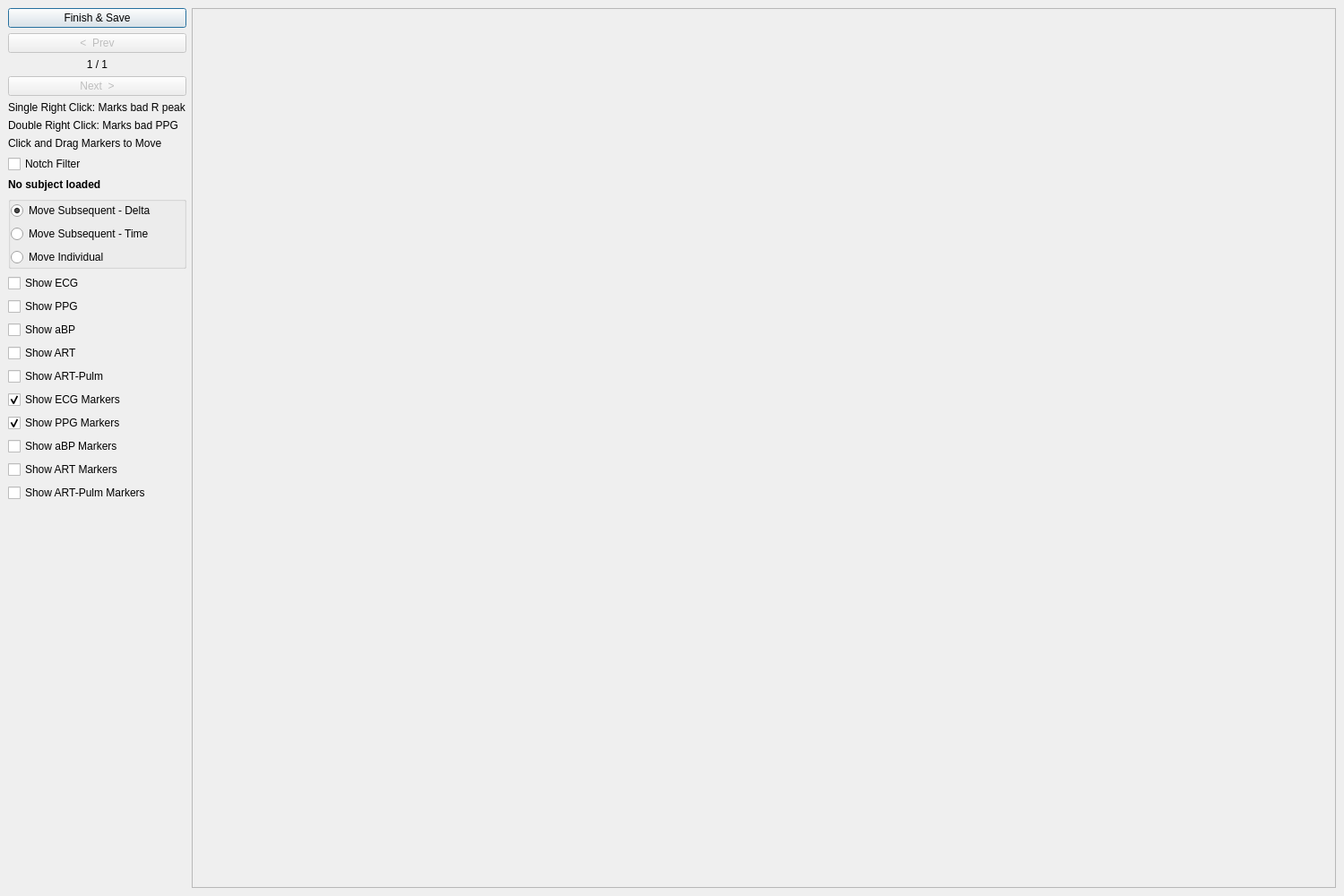
<?xml version="1.0" encoding="UTF-8"?>
<ui version="4.0">
 <class>TemplateViewerWindow</class>
 <widget class="QMainWindow" name="TemplateViewerWindow">
  <property name="geometry">
   <rect>
    <x>0</x>
    <y>0</y>
    <width>1500</width>
    <height>1000</height>
   </rect>
  </property>
  <property name="windowTitle">
   <string>Template Marking Viewer</string>
  </property>
  <widget class="QWidget" name="centralwidget">
   <layout class="QHBoxLayout" name="horizontalLayout" stretch="0,1">
    <item>
     <layout class="QVBoxLayout" name="verticalLayout_2">
      <item>
       <widget class="QPushButton" name="finishButton">
        <property name="maximumSize">
         <size>
          <width>500</width>
          <height>16777215</height>
         </size>
        </property>
        <property name="text">
         <string>Finish &amp;&amp; Save</string>
        </property>
        <property name="shortcut">
         <string>Return</string>
        </property>
        <property name="default">
         <bool>true</bool>
        </property>
       </widget>
      </item>
      <item>
       <layout class="QHBoxLayout" name="horizontalLayout_8">
        <item>
         <widget class="QPushButton" name="prevButton">
          <property name="enabled">
           <bool>false</bool>
          </property>
          <property name="minimumSize">
           <size>
            <width>80</width>
            <height>0</height>
           </size>
          </property>
          <property name="text">
           <string>&lt;  Prev</string>
          </property>
          <property name="shortcut">
           <string>Left</string>
          </property>
         </widget>
        </item>
       </layout>
      </item>
      <item>
       <widget class="QLabel" name="pageLabel">
        <property name="minimumSize">
         <size>
          <width>80</width>
          <height>0</height>
         </size>
        </property>
        <property name="text">
         <string>1 / 1</string>
        </property>
        <property name="alignment">
         <set>Qt::AlignmentFlag::AlignCenter</set>
        </property>
       </widget>
      </item>
      <item>
       <widget class="QPushButton" name="nextButton">
        <property name="enabled">
         <bool>false</bool>
        </property>
        <property name="minimumSize">
         <size>
          <width>80</width>
          <height>0</height>
         </size>
        </property>
        <property name="text">
         <string>Next  &gt;</string>
        </property>
        <property name="shortcut">
         <string>Right</string>
        </property>
       </widget>
      </item>
      <item>
       <widget class="QLabel" name="instructionsLabel">
        <property name="text">
         <string>Single Right Click: Marks bad R peak</string>
        </property>
       </widget>
      </item>
      <item>
       <widget class="QLabel" name="label">
        <property name="text">
         <string>Double Right Click: Marks bad PPG</string>
        </property>
       </widget>
      </item>
      <item>
       <widget class="QLabel" name="label_2">
        <property name="text">
         <string>Click and Drag Markers to Move</string>
        </property>
       </widget>
      </item>
      <item>
       <widget class="QCheckBox" name="notch_filter">
        <property name="text">
         <string>Notch Filter</string>
        </property>
       </widget>
      </item>
      <item>
       <widget class="QLabel" name="subjectLabel">
        <property name="maximumSize">
         <size>
          <width>135</width>
          <height>16777215</height>
         </size>
        </property>
        <property name="font">
         <font>
          <bold>true</bold>
         </font>
        </property>
        <property name="text">
         <string>No subject loaded</string>
        </property>
        <property name="wordWrap">
         <bool>true</bool>
        </property>
       </widget>
      </item>
      <item>
       <widget class="QGroupBox" name="groupBox">
        <property name="title">
         <string/>
        </property>
        <layout class="QVBoxLayout" name="verticalLayout">
         <property name="leftMargin">
          <number>0</number>
         </property>
         <property name="topMargin">
          <number>0</number>
         </property>
         <property name="rightMargin">
          <number>0</number>
         </property>
         <property name="bottomMargin">
          <number>0</number>
         </property>
         <item>
          <widget class="QRadioButton" name="move_subsequent_delta">
           <property name="text">
            <string>Move Subsequent - Delta</string>
           </property>
           <property name="checked">
            <bool>true</bool>
           </property>
           <attribute name="buttonGroup">
            <string notr="true">buttonGroup</string>
           </attribute>
          </widget>
         </item>
         <item>
          <widget class="QRadioButton" name="move_subsequent_raw">
           <property name="text">
            <string>Move Subsequent - Time</string>
           </property>
          </widget>
         </item>
         <item>
          <widget class="QRadioButton" name="move_individual">
           <property name="text">
            <string>Move Individual</string>
           </property>
           <attribute name="buttonGroup">
            <string notr="true">buttonGroup</string>
           </attribute>
          </widget>
         </item>
        </layout>
       </widget>
      </item>
      <item>
       <widget class="QCheckBox" name="show_ecg">
        <property name="text">
         <string>Show ECG</string>
        </property>
       </widget>
      </item>
      <item>
       <widget class="QCheckBox" name="show_ppg">
        <property name="text">
         <string>Show PPG</string>
        </property>
       </widget>
      </item>
      <item>
       <widget class="QCheckBox" name="show_abp">
        <property name="text">
         <string>Show aBP</string>
        </property>
       </widget>
      </item>
      <item>
       <widget class="QCheckBox" name="show_art">
        <property name="text">
         <string>Show ART</string>
        </property>
       </widget>
      </item>
      <item>
       <widget class="QCheckBox" name="show_art_pulm">
        <property name="text">
         <string>Show ART-Pulm</string>
        </property>
       </widget>
      </item>
      <item>
       <widget class="QCheckBox" name="show_ecg_markers">
        <property name="enabled">
         <bool>true</bool>
        </property>
        <property name="text">
         <string>Show ECG Markers</string>
        </property>
        <property name="checked">
         <bool>true</bool>
        </property>
       </widget>
      </item>
      <item>
       <widget class="QCheckBox" name="show_ppg_markers">
        <property name="text">
         <string>Show PPG Markers</string>
        </property>
        <property name="checked">
         <bool>true</bool>
        </property>
       </widget>
      </item>
      <item>
       <widget class="QCheckBox" name="show_abp_markers">
        <property name="text">
         <string>Show aBP Markers</string>
        </property>
       </widget>
      </item>
      <item>
       <widget class="QCheckBox" name="show_art_markers">
        <property name="text">
         <string>Show ART Markers</string>
        </property>
       </widget>
      </item>
      <item>
       <widget class="QCheckBox" name="show_art_pulm_markers">
        <property name="text">
         <string>Show ART-Pulm Markers</string>
        </property>
       </widget>
      </item>
      <item>
       <spacer name="verticalSpacer">
        <property name="orientation">
         <enum>Qt::Orientation::Vertical</enum>
        </property>
        <property name="sizeHint" stdset="0">
         <size>
          <width>20</width>
          <height>40</height>
         </size>
        </property>
       </spacer>
      </item>
     </layout>
    </item>
    <item>
     <widget class="QScrollArea" name="scrollArea">
      <property name="widgetResizable">
       <bool>true</bool>
      </property>
      <widget class="QWidget" name="scrollContents">
       <property name="geometry">
        <rect>
         <x>0</x>
         <y>0</y>
         <width>1281</width>
         <height>980</height>
        </rect>
       </property>
       <property name="sizePolicy">
        <sizepolicy hsizetype="Expanding" vsizetype="Expanding">
         <horstretch>0</horstretch>
         <verstretch>0</verstretch>
        </sizepolicy>
       </property>
       <layout class="QGridLayout" name="plotGrid">
        <property name="leftMargin">
         <number>0</number>
        </property>
        <property name="topMargin">
         <number>0</number>
        </property>
        <property name="rightMargin">
         <number>0</number>
        </property>
        <property name="bottomMargin">
         <number>0</number>
        </property>
        <property name="spacing">
         <number>2</number>
        </property>
       </layout>
      </widget>
     </widget>
    </item>
   </layout>
  </widget>
  <action name="actionMoveSubsequent">
   <property name="checkable">
    <bool>true</bool>
   </property>
   <property name="checked">
    <bool>true</bool>
   </property>
   <property name="text">
    <string>Move Subsequent Dicrotic</string>
   </property>
  </action>
 </widget>
 <resources/>
 <connections>
  <connection>
   <sender>finishButton</sender>
   <signal>clicked()</signal>
   <receiver>TemplateViewerWindow</receiver>
   <slot>save_bin_and_csv()</slot>
   <hints>
    <hint type="sourcelabel">
     <x>20</x>
     <y>20</y>
    </hint>
    <hint type="destinationlabel">
     <x>20</x>
     <y>20</y>
    </hint>
   </hints>
  </connection>
  <connection>
   <sender>prevButton</sender>
   <signal>clicked()</signal>
   <receiver>TemplateViewerWindow</receiver>
   <slot>onPrevPage()</slot>
   <hints>
    <hint type="sourcelabel">
     <x>20</x>
     <y>20</y>
    </hint>
    <hint type="destinationlabel">
     <x>20</x>
     <y>20</y>
    </hint>
   </hints>
  </connection>
  <connection>
   <sender>nextButton</sender>
   <signal>clicked()</signal>
   <receiver>TemplateViewerWindow</receiver>
   <slot>onNextPage()</slot>
   <hints>
    <hint type="sourcelabel">
     <x>20</x>
     <y>20</y>
    </hint>
    <hint type="destinationlabel">
     <x>20</x>
     <y>20</y>
    </hint>
   </hints>
  </connection>
 </connections>
 <slots>
  <slot>save_bin_and_csv()</slot>
  <slot>onPrevPage()</slot>
  <slot>onNextPage()</slot>
 </slots>
 <buttongroups>
  <buttongroup name="buttonGroup"/>
 </buttongroups>
</ui>
